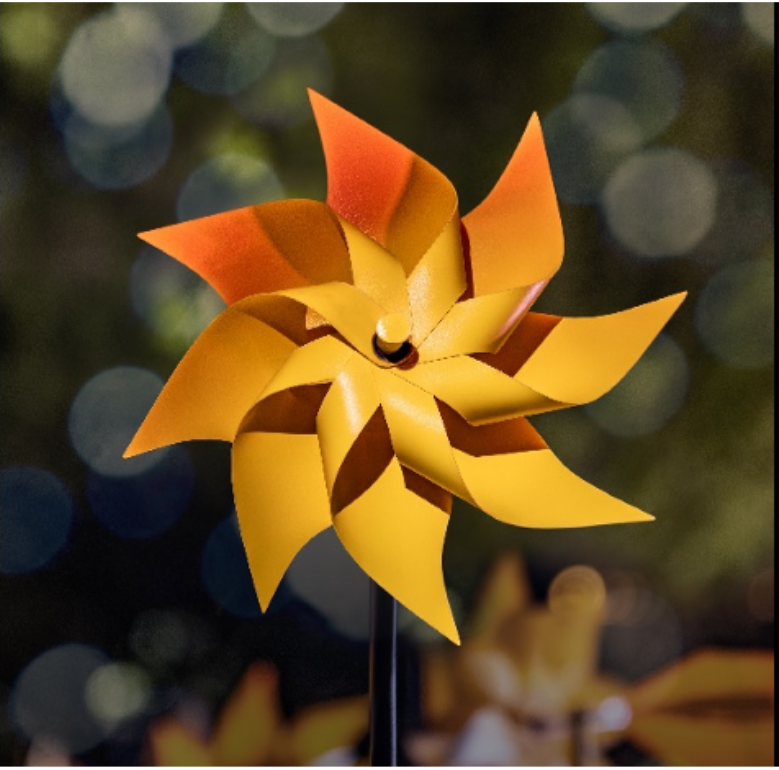
#> input picture Pinwheel Image.jpg, 779 x 770 px
$ python Negative_Transformation_Program.py
#> lines starting #> are read from the running program, lines starting #| are printed output that depends on the picture
"""
Copyright 2022 Tanvir N Hasan
Licensed under the GNU General Public License, Version 3.0 (the "License");
you may not use this file except in compliance with the License.
You may obtain a copy of the License at
https://www.gnu.org/licenses/gpl-3.0.en.html
Unless required by applicable law or agreed to in writing, software
distributed under the License is distributed on an "AS IS" BASIS,
WITHOUT WARRANTIES OR CONDITIONS OF ANY KIND, either express or implied.
See the License for the specific language governing permissions and
limitations under the License.

"""
from PIL import Image
from PIL import ImageFilter
from matplotlib import pyplot as graph

input_image = str(input("Please Input the name of the image file (put .jpg or .png at the end of the file name): "))
#> the answer given: Pinwheel Image.jpg

image1 = Image.open(input_image)
#> image1 is the input picture: PIL image 779x770 RGBA; mean R, G, B, A 94.9, 71.8, 35.4, 255
image2 = Image.open(input_image)

colour_model = 255 #Colour = White
for i in range(0, image1.size[0]):
    for j in range(0, image1.size[1]):
        all_colours = image1.getpixel((i,j))
        R = colour_model - all_colours[0]
        G = colour_model - all_colours[1]
        B = colour_model - all_colours[2]
        image1.putpixel((i,j),(R, G, B))
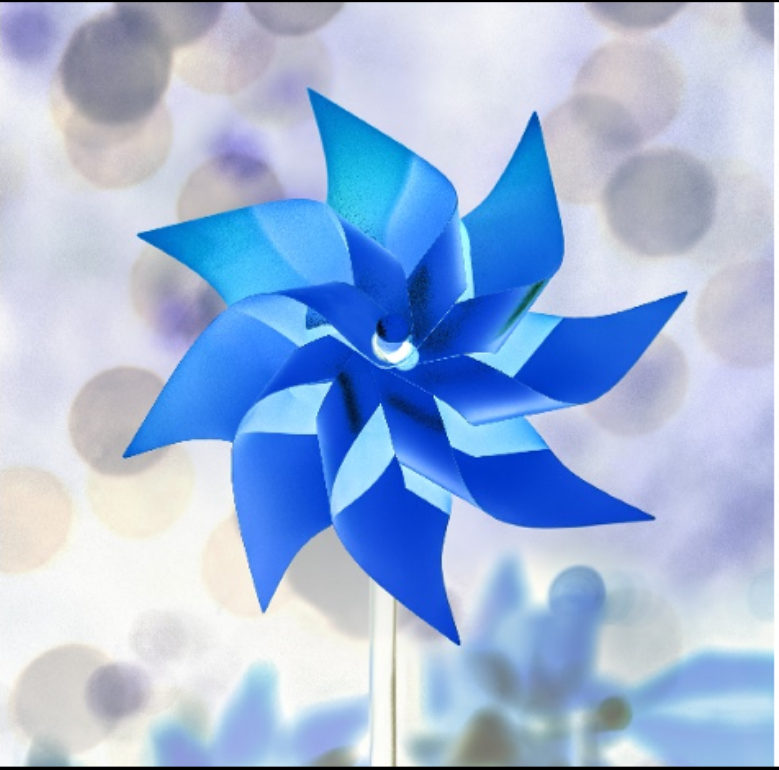
#> image1: PIL image 779x770 RGBA; mean R, G, B, A 160.1, 183.2, 219.6, 255

graph.figure(num="Negative Transformation Image")
graph.subplot(121),graph.imshow(image2)
graph.title('Input Image:'), graph.xticks([]), graph.yticks([])
graph.subplot(122),graph.imshow(image1)
graph.title('Altered Image:'), graph.xticks([]), graph.yticks([])
graph.show()
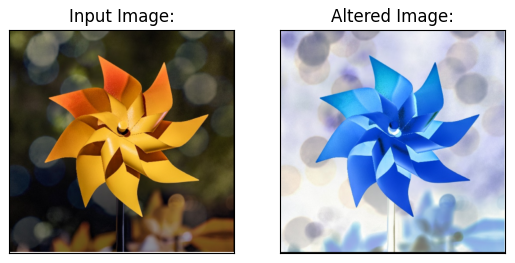
#> figure drawn by matplotlib, 2 panels
